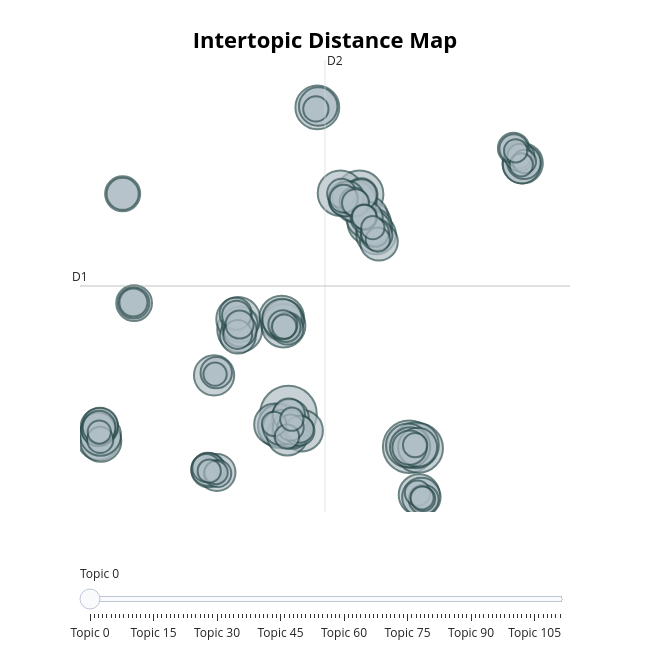

Notebook source saved alongside this figure:
### Markdown cell above
#### 5.2.3 Visualisation

### Code cell
topic_model.visualize_topics()
